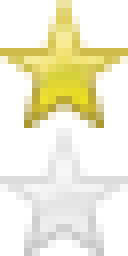
#> input picture trueque/cargas/13bbb644c71711e2a16f00e012345678/img_1.png, 16 x 32 px (shown 8 times larger); its folder holds only this picture in this run
$ python -i views.py   (imports and definitions only)   (Python 2 division)   (older library calls are emulated)
#> lines starting #> are read from the running program, lines starting #| are printed output that depends on the picture
# -*- coding: utf-8 -*-
from PIL import Image
from albums.form import AddAlbumForm
from django import forms
from django.conf import settings
from django.contrib.auth import authenticate, login, logout
from django.contrib.auth.models import User
from django.contrib.sessions.backends.db import SessionStore
from django.core.context_processors import csrf
from django.core.exceptions import ObjectDoesNotExist, SuspiciousOperation, \
    ValidationError
from django.core.mail import send_mail
from django.db.utils import DatabaseError
from django.http import HttpResponseRedirect, HttpResponse
from django.shortcuts import render, render_to_response
from django.template.context import RequestContext
from django.utils import simplejson
from django.utils.datetime_safe import datetime
from django.utils.translation import ugettext as _
from main.models import Level
from messages.form import ComposeMailForm
from messages.models import Message
from usuarios.form import RegisterUserForm, SendConfirmationForm, LoginForm, \
    EditUserForm1, UserProfileForm, EditUserForm2
from usuarios.models import Followers, UserProfile
import albums.utils as albums_utils
import json
import os
import random
import socket
import usuarios.custom_error as C_error
import usuarios.form


SESSION_EXPIRY = 86400 #Tiempo de expiracion de la sesion encargada de la verificacion.

#Nombres de los albumes
ALBUM_NAME_GARAGE = "My Garage"
ALBUM_NAME_TRUEQUES = "Trueques"
ALBUM_NAME_LIKE = "Me gusta"
ALBUM_NAME_RECOMMEND = "Recomiendo"
ALBUM_NAME_PENDIENTES = "Pendientes"
ALBUMES = [ALBUM_NAME_GARAGE, ALBUM_NAME_TRUEQUES, ALBUM_NAME_LIKE, ALBUM_NAME_RECOMMEND, ALBUM_NAME_PENDIENTES]
MAILSENTCOMPLETE = "Mail enviado correctamente"

# Translators: Terms of service agreement
# [1 line that did not run here, left out]
# Translators: Bulletins agreement on register
# [1 line that did not run here, left out]

#register: funcion encargada de desplegar el formulario de registro y de ingresar los datos
#          del usuario en la base de datos.
#PARAMS: request: Objeto que contiene toda la informacion enviada por el navegador del usuario.
#RETURN: Se devuelven distintos render_to_response dependiendo de como termine el registro.
# [265 lines left out: functions register, send_registration_confirmation, confirm, resend_confirmation, mLogin, edit_user_profile and 2 more, not called in this run]


def resize(filename):
    img = Image.open(filename)
#> img is the input picture: PIL image 16x32 RGBA; mean R, G, B, A 179, 169.4, 96, 72.3
    width, height = img.size
#> width = 16; height = 32
    if width>=height:
        nWidth = 60
        nHeight = 60*height/width
        mWidth = 128
        mHeight = 128*height/width
        bWidth = 210
        bHeight = 210*height/width
    else:
        nHeight = 60
        nWidth = 60*width/height
#> nWidth = 30
        mHeight = 128
        mWidth = 128*width/height
#> mWidth = 64
        bHeight = 210
        bWidth = 210*width/height
#> bWidth = 105
    thumb1 = img.resize((nWidth, nHeight), Image.ANTIALIAS)
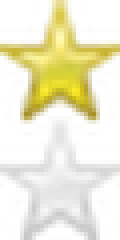
#> thumb1: PIL image 30x60 RGBA (shown 4 times larger); mean R, G, B, A 125.6, 118.3, 69.1, 73.5; transparent parts drawn white
    thumb2 = img.resize((mWidth, mHeight), Image.ANTIALIAS)
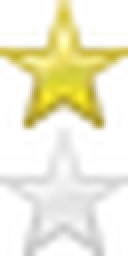
#> thumb2: PIL image 64x128 RGBA (shown 2 times larger); mean R, G, B, A 126, 118.5, 70.3, 73.6; transparent parts drawn white
    thumb3 = img.resize((bWidth, bHeight), Image.ANTIALIAS)
    thumb1.save(filename.replace(".png", "_small.png"))
    thumb2.save(filename.replace(".png", "_medium.png"))
    thumb3.save(filename.replace(".png", "_big.png"))
    os.remove(filename)


class ShowProfile():
    # [93 lines left out: functions get_user_data, search, show_profile_default, show_profile_using_id, show_profile_using_mail, not called in this run]

    def show_add_album_red(self, request): return HttpResponseRedirect("/usuarios/profile/addalbum")

    # [198 lines left out: functions show_add_album, show_album, add_follow, cancel_follow, show_followers, show_following and 7 more, not called in this run]

def mLogout(request):
    logout(request)
    return HttpResponseRedirect("/")

>>> result = resize('../trueque/cargas/13bbb644c71711e2a16f00e012345678/img_1.png')
